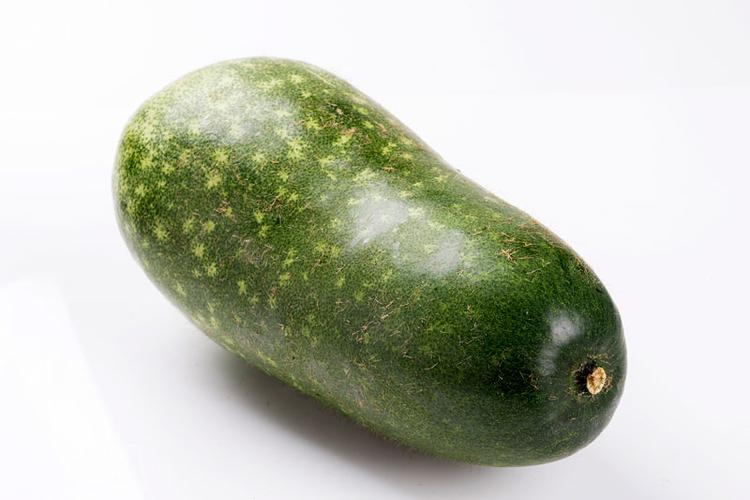
#> input picture dataset/冬瓜/0.jpg, 750 x 500 px; its folder holds only this picture in this run
$ python step_1.3_statistical_images_size.py
#> lines starting #> are read from the running program, lines starting #| are printed output that depends on the picture
import os
import numpy as np
import pandas as pd
import cv2
from tqdm import tqdm
import matplotlib.pyplot as plt
from scipy.stats import gaussian_kde

# 指定数据集路径
dataset_path = 'dataset'
os.chdir(dataset_path)              # os.chdir(path)的作用是改变当前工作目录到指定路径
fruit_class = os.listdir()
print('水果种类有{}'.format(fruit_class))

df = pd.DataFrame()
for fruit in tqdm(os.listdir(), desc='开始获取图像信息'):  # 遍历每个类别
    os.chdir(fruit)                   # 改变工作目录
    for file in os.listdir():  # 遍历每张图像
        try:
            img = cv2.imdecode(np.fromfile(file, dtype=np.uint8), -1)
#> img is the input picture: shape (500, 750, 3); mean B, G, R 181.6, 195.8, 192.2
            data = [
                {'类别': fruit, '文件名': file, '图像宽': img.shape[1], '图像高': img.shape[0]}
                   ]
            temp_df = pd.DataFrame(data)
#> temp_df = table of 1 rows and 4 columns
            df = pd.concat([df, temp_df], ignore_index=True)
#> df = table of 1 rows and 4 columns
        except:
            print(os.path.join(fruit, file), '读取错误')
    os.chdir('../')                # 返回上一级目录
os.chdir('../')                    # 返回上一级目录
print(df)
#|    类别    文件名  图像宽  图像高
#| 0  冬瓜  0.jpg  750  500
#| 1  南瓜  0.jpg  500  313


# 可视化图像尺寸分布

x = df['图像宽']
y = df['图像高']
xy = np.vstack([x, y])
#> xy = [[750, 500], [500, 313]]
z = gaussian_kde(xy)(xy)
#> z = [381.7, 381.7]
# Sort the points by density, so that the densest points are plotted last
idx = z.argsort()
#> idx = [0, 1]
x, y, z = x[idx], y[idx], z[idx]

plt.figure(figsize=(6, 6))
plt.scatter(x, y, c=z,  s=20, cmap='Spectral_r')
plt.tick_params(labelsize=10)

xy_max = max(max(df['图像宽']), max(df['图像高']))
#> xy_max = 750
plt.xlim(xmin=0, xmax=xy_max/2)
plt.ylim(ymin=0, ymax=xy_max/2)
plt.ylabel('height', fontsize=15)
plt.xlabel('width', fontsize=15)
plt.savefig('chart_and_table/图像尺寸分布.pdf', dpi=120, bbox_inches='tight')
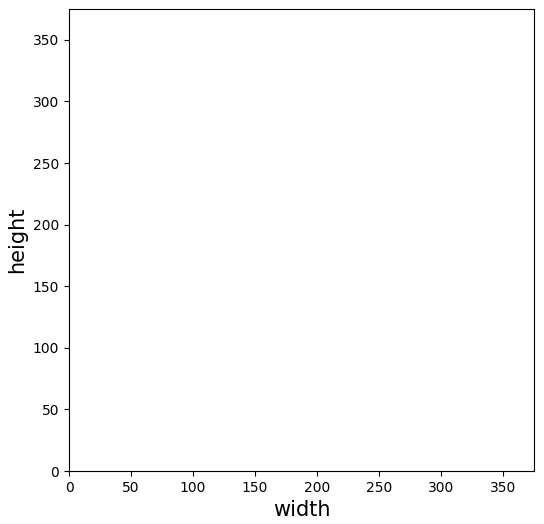
#> figure drawn by matplotlib, 1 panel
plt.show()
